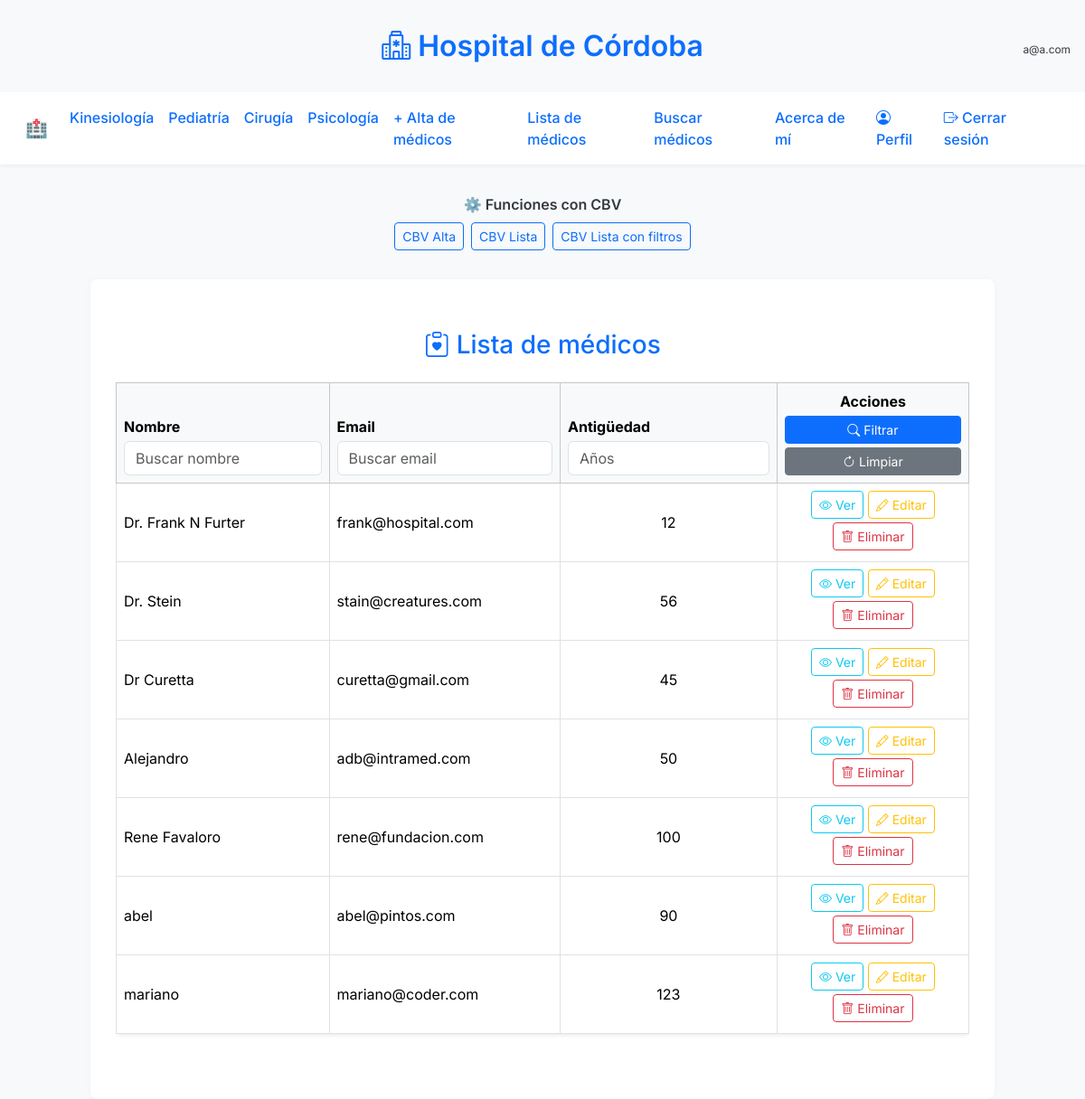
The page /hospital/cbv/lista-medico-filtrada (signed in) on the database as committed earlier.
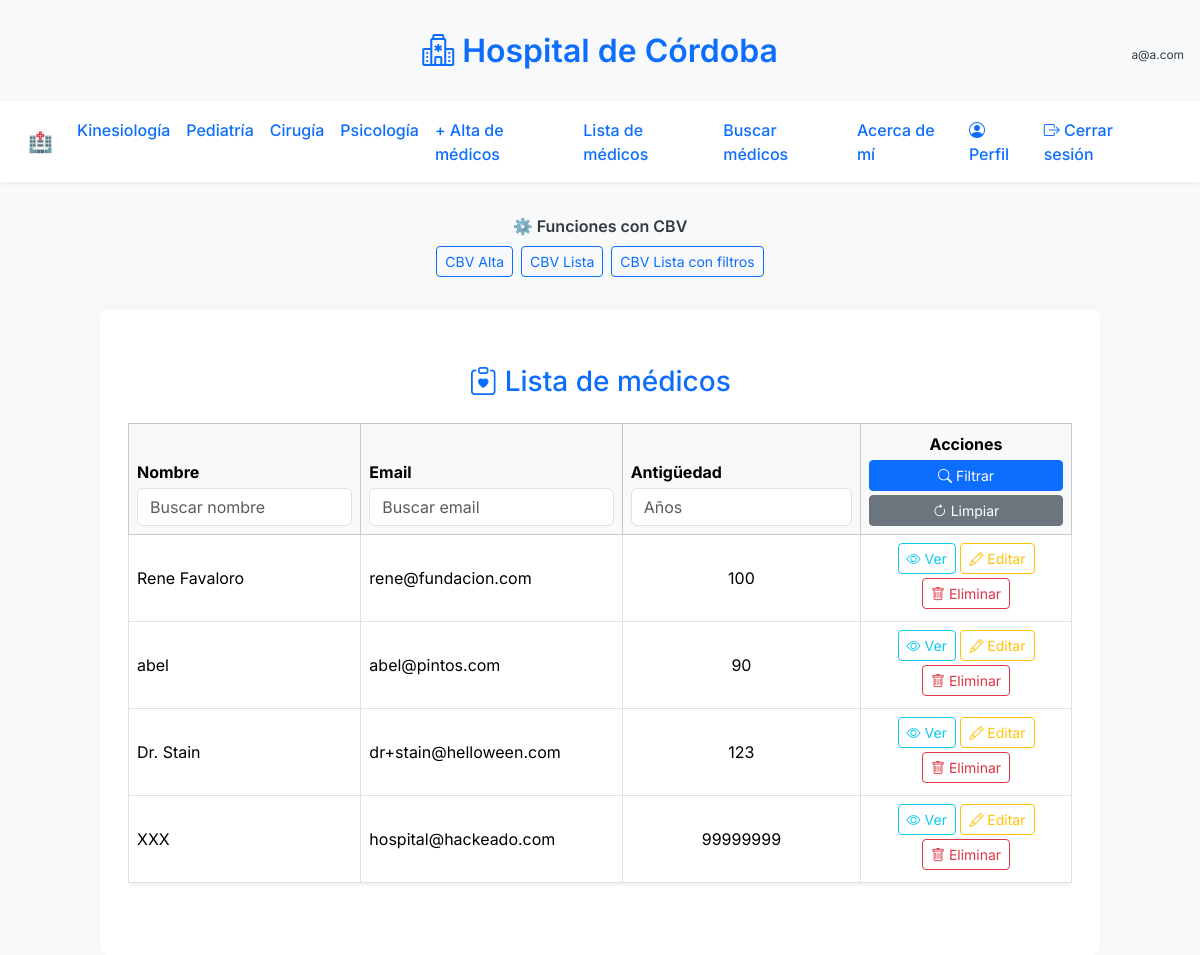
The same page on the database as committed later.
### hospital/models.py (models this page shows, shortened)
class HospitalMedico(models.Model):
    nombre = models.CharField(max_length=50)
    email = models.CharField(max_length=50)
    antiguedad = models.IntegerField()

### hospital/views.py (the view)
# urls.py: path("hospital/cbv/lista-medico-filtrada", HospitalMedicoListFilteredView.as_view(), name="cbv-lista-medico-filtrada"),
class HospitalMedicoListFilteredView(LoginRequiredMixin, ListView):
    model = HospitalMedico
    template_name = 'hospital/cbv/medico-list-filtered.html'
    context_object_name = 'medicos'
    def get_queryset(self):
        queryset = super().get_queryset()
        nombre = self.request.GET.get('nombre', '')
        email = self.request.GET.get('email', '')
        antiguedad = self.request.GET.get('antiguedad', '')
        if nombre:
            queryset = queryset.filter(nombre__icontains=nombre)
        if email:
            queryset = queryset.filter(email__icontains=email)
        if antiguedad:
            queryset = queryset.filter(antiguedad=antiguedad)  # exact match
        return queryset
    def get_context_data(self, **kwargs):
        context = super().get_context_data(**kwargs)
        context['filtros'] = {
            'nombre': self.request.GET.get('nombre', ''),
            'email': self.request.GET.get('email', ''),
            'antiguedad': self.request.GET.get('antiguedad', ''),
        }
        return context

### hospital/templates/hospital/cbv/medico-list-filtered.html
{% extends 'hospital/base.html' %}
{% block elnombrequequiera %}
<div class="container my-4">
    <h3 class="text-center text-primary mb-4"><i class="bi bi-clipboard-heart"></i> Lista de médicos</h3>
    <form method="get" class="mb-3">
        <div class="table-responsive">
            <table class="table table-bordered table-hover align-middle shadow-sm bg-white rounded">
                <thead class="table-light">
                    <tr>
                        <th>
                            Nombre
                            <input type="text" name="nombre" value="{{ filtros.nombre }}" class="form-control mt-1" placeholder="Buscar nombre">
                        </th>
                        <th>
                            Email
                            <input type="text" name="email" value="{{ filtros.email }}" class="form-control mt-1" placeholder="Buscar email">
                        </th>
                        <th>
                            Antigüedad
                            <input type="number" name="antiguedad" value="{{ filtros.antiguedad }}" class="form-control mt-1" placeholder="Años">
                        </th>
                        <th class="text-center">
                            Acciones
                            <div class="d-grid gap-1 mt-1">
                                <button type="submit" class="btn btn-primary btn-sm btn-icon">
                                    <i class="bi bi-search"></i> Filtrar
                                </button>
                                <a href="{% url 'hospital:cbv-lista-medico-filtrada' %}" class="btn btn-secondary btn-sm btn-icon">
                                    <i class="bi bi-arrow-clockwise"></i> Limpiar
                                </a>
                            </div>
                        </th>
                    </tr>
                </thead>
                <tbody>
                    {% for medico in medicos %}
                        <tr>
                            <td>{{ medico.nombre }}</td>
                            <td>{{ medico.email }}</td>
                            <td class="text-center">{{ medico.antiguedad }}</td>
                            <td class="text-center">
                                <a href="{% url 'hospital:cbv-medico-detail' medico.pk %}" class="btn btn-outline-info btn-sm btn-icon mb-1">
                                    <i class="bi bi-eye"></i> Ver
                                </a>
                                <a href="{% url 'hospital:cbv-medico-editar' medico.pk %}" class="btn btn-outline-warning btn-sm btn-icon mb-1">
                                    <i class="bi bi-pencil"></i> Editar
                                </a>
                                <a href="{% url 'hospital:cbv-medico-eliminar' medico.pk %}" class="btn btn-outline-danger btn-sm btn-icon mb-1">
                                    <i class="bi bi-trash"></i> Eliminar
                                </a>
                            </td>
                        </tr>
                    {% empty %}
                        <tr>
                            <td colspan="4" class="text-center text-muted">No hay médicos registrados.</td>
                        </tr>
                    {% endfor %}
                </tbody>
            </table>
        </div>
    </form>
</div>
{% endblock %}

Rows that differ between the two databases and show on the page:
removed HospitalMedico: nombre "Dr. Frank N Furter", email "frank@hospital.com", antiguedad "12"
removed HospitalMedico: nombre "Dr. Stein", email "stain@creatures.com", antiguedad "56"
removed HospitalMedico: nombre "Dr Curetta", email "curetta@gmail.com", antiguedad "45"
removed HospitalMedico: nombre "Alejandro", email "adb@intramed.com", antiguedad "50"
removed HospitalMedico: nombre "mariano", email "mariano@coder.com", antiguedad "123"
added HospitalMedico: nombre "Dr. Stain", email "dr+stain@helloween.com", antiguedad "123"
added HospitalMedico: nombre "XXX", email "hospital@hackeado.com", antiguedad "99999999"
